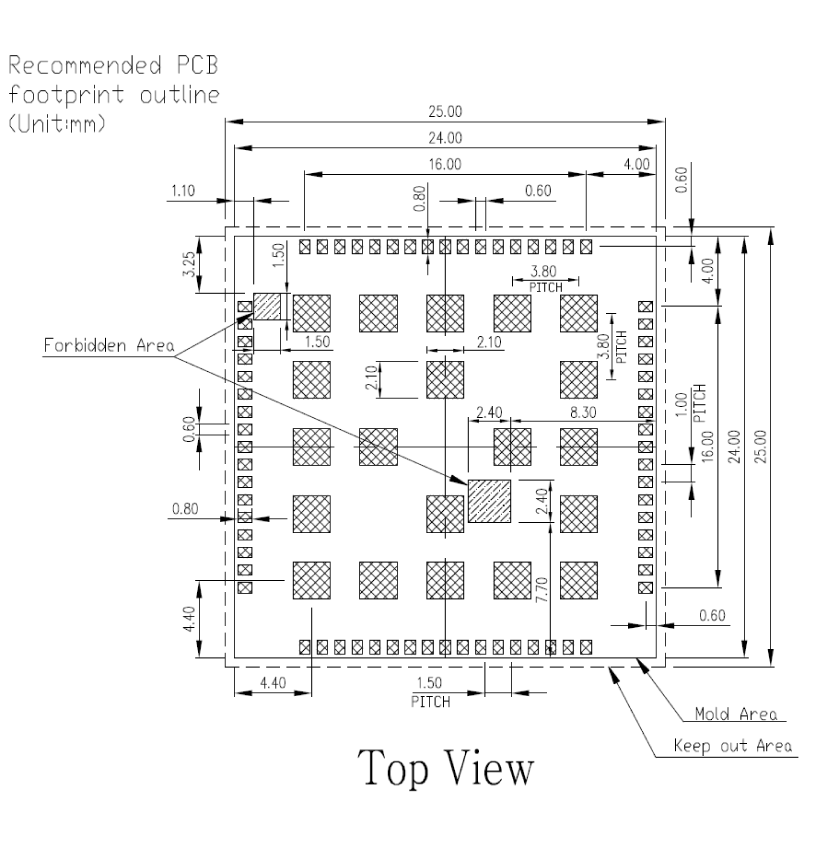
#> input picture ST909B-4G/Datasheet/pdf_render/a7670_p20_fig600.png, 4135 x 4202 px, found by its file name (shown at 1/5 size)
$ python fig4_overlay.py
#> lines starting #> are read from the running program, lines starting #| are printed output that depends on the picture
# Overlay candidate geometries on fig4 render to verify by eye.
from PIL import Image, ImageDraw

im = Image.open(r'D:\Tracker\ST909B-4G\Datasheet\pdf_render\a7670_p20_fig600.png').convert('RGB')
#> im is the input picture: PIL image 4135x4202 RGB; min 0, max 255, mean 243.9
S = (3281.0 - 1171.0) / 24.0
X0, Y0 = 1171.0, 1180.0
def px(x, y): return (X0 + S * (x + 12.0), Y0 + S * (y + 12.0))

d = ImageDraw.Draw(im)
def rect(x0, y0, x1, y1, col, w=6):
    d.rectangle([px(x0, y0), px(x1, y1)], outline=col, width=w)
def circle(cx, cy, r, col, w=6):
    x, y = px(cx, cy)
    rp = r * S
    d.ellipse([x - rp, y - rp, x + rp, y + rp], outline=col, width=w)

# middle forbidden area candidates
rect(1.31, 1.88, 3.72, 4.29, (0, 160, 0))    # candidate A (dims 2.40 / 8.30->edge / 7.70->edge)
rect(0.70, 1.30, 3.10, 3.70, (255, 0, 0))    # candidate B (old estimate)
circle(1.85, 2.45, 0.65, (0, 0, 255))        # fiducial dia1.30 from fig3 (r=0.65)
# TL forbidden area candidate
rect(-10.90, -8.75, -9.40, -7.25, (255, 0, 255))

for name, (mx0, my0, mx1, my1) in {
    'a7670_fig4_mid_ov.png': (-1.0, -0.5, 5.8, 6.0),
    'a7670_fig4_tl_ov.png': (-13.5, -11.0, -7.0, -5.5),
}.items():
    a = px(mx0, my0); b = px(mx1, my1)
    c = im.crop((int(a[0]), int(a[1]), int(b[0]), int(b[1])))
    c = c.resize((int(c.width * 1.6), int(c.height * 1.6)), Image.LANCZOS)
    c.save(r'D:\Tracker\ST909B-4G\Datasheet\pdf_img\crop' + '\\' + name)
    print(name, c.size)
#> this loop made 2 passes
#> pass 1, `c = im.crop((int(a[0]), int(a[1]), int(b[0]), int(b[1])))`:
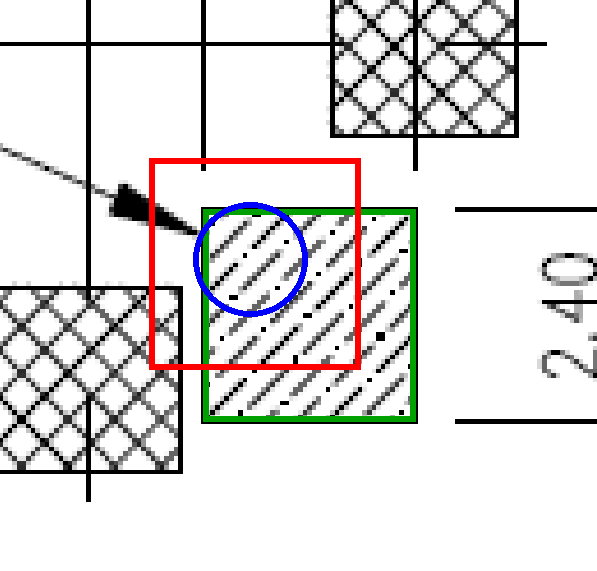
#> c: PIL image 597x571 RGB; mean R, G, B 223.8, 222.3, 221.7
#> pass 1, `c = c.resize((int(c.width * 1.6), int(c.height * 1.6)), Image.LANCZOS)`:
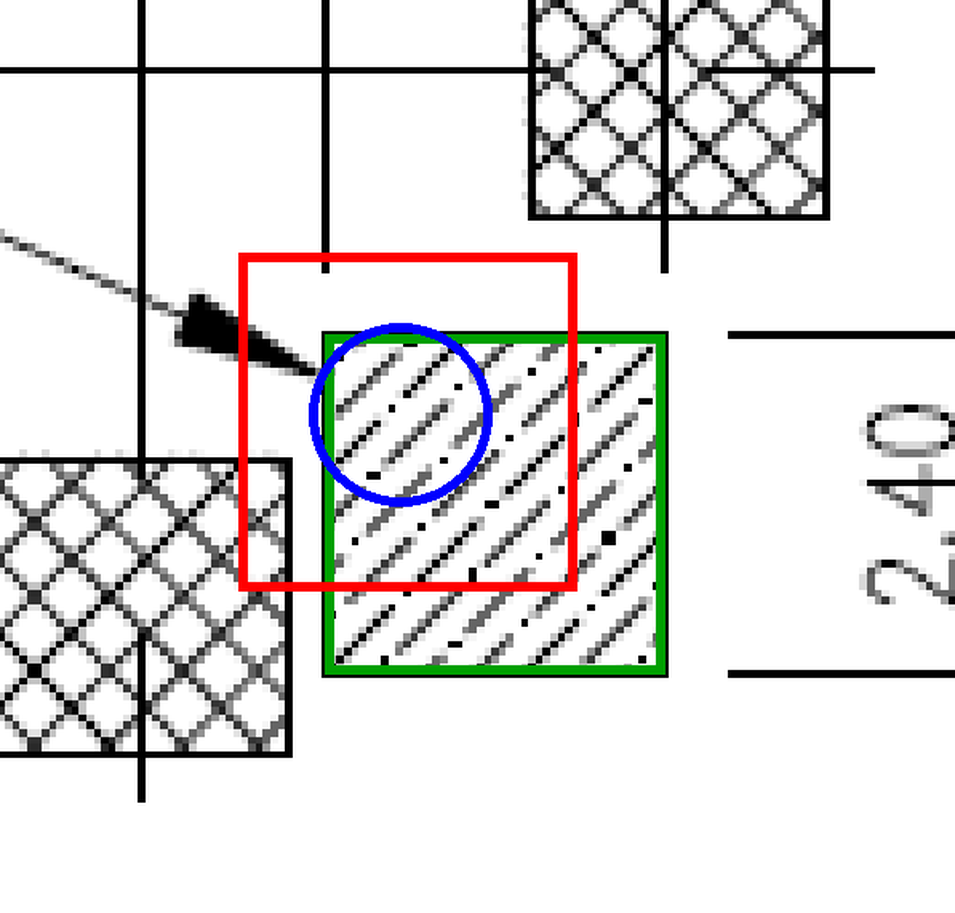
#> c: PIL image 955x913 RGB; mean R, G, B 223.9, 222.4, 221.7
#> pass 2, `c = im.crop((int(a[0]), int(a[1]), int(b[0]), int(b[1])))`:
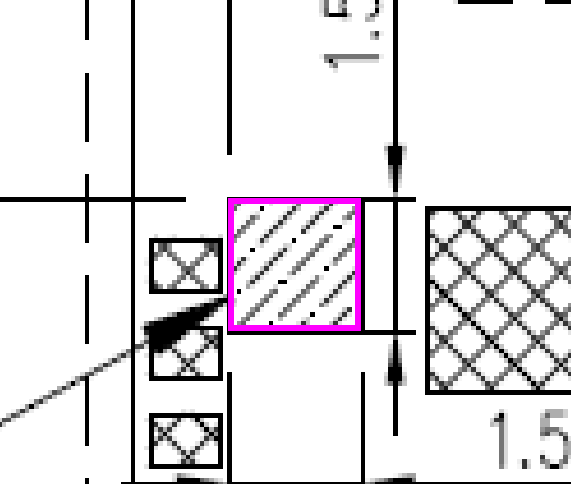
#> c: PIL image 571x484 RGB; mean R, G, B 226.9, 224.1, 226.9
#> pass 2, `c = c.resize((int(c.width * 1.6), int(c.height * 1.6)), Image.LANCZOS)`:
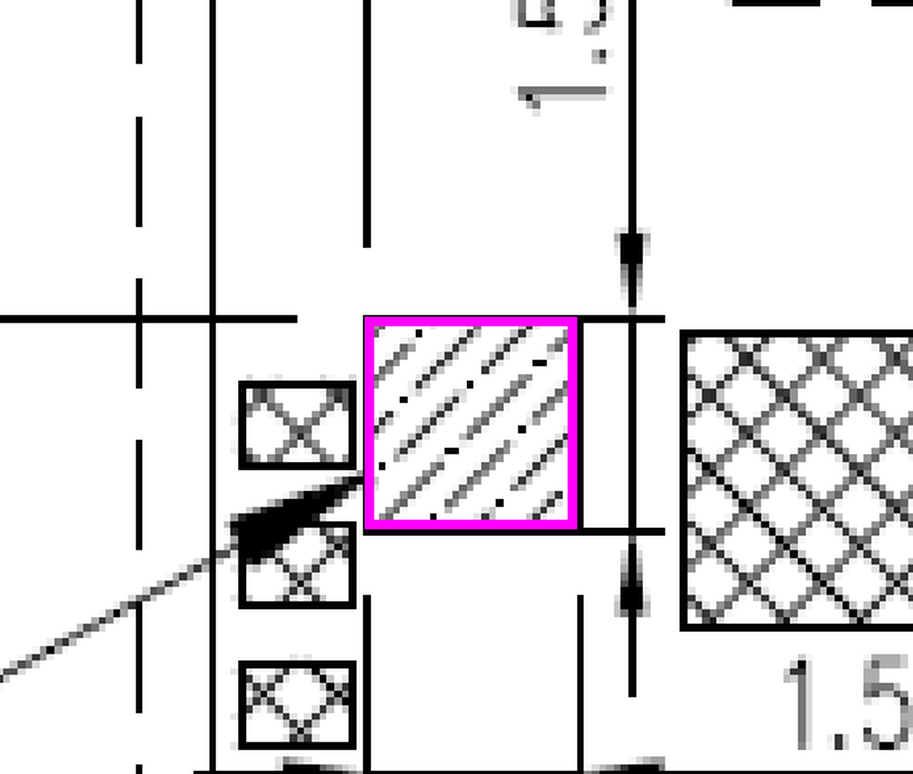
#> c: PIL image 913x774 RGB; mean R, G, B 226.8, 224.1, 226.8

$ run again, with ST909B-4G/Datasheet/pdf_render/a7670_p19_fig600.png copied over ST909B-4G/Datasheet/pdf_render/a7670_p20_fig600.png
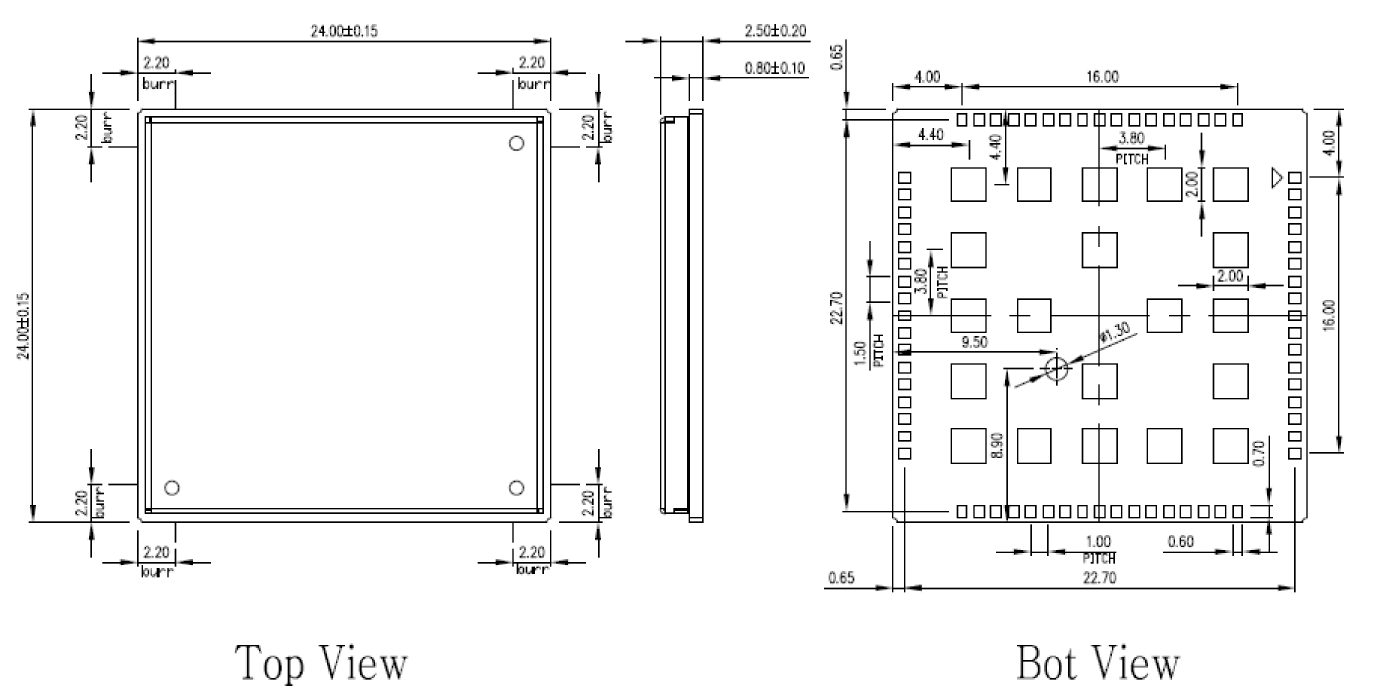
#> input picture ST909B-4G/Datasheet/pdf_render/a7670_p19_fig600.png, 4135 x 2057 px, found by its file name (shown at 1/3 size)
#> im is the input picture: PIL image 4135x2057 RGB; min 0, max 255, mean 243.7
#> the loop `for name, (mx0, my0, mx1, my1) in { 'a7670_fig4_mid_ov.png': (-1.0, -0..` made 2 passes
#> pass 2, `c = im.crop((int(a[0]), int(a[1]), int(b[0]), int(b[1])))`:
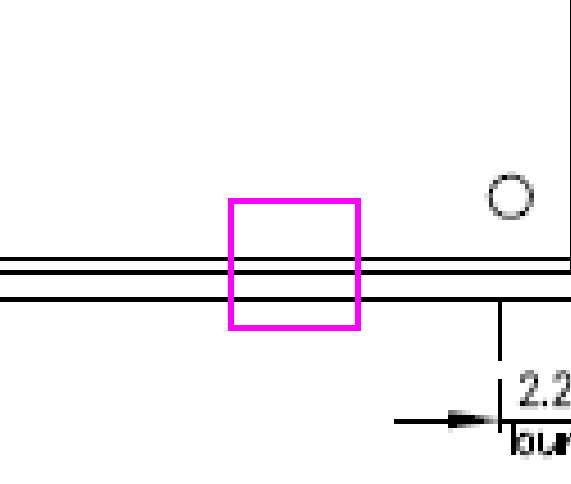
#> c: PIL image 571x484 RGB; mean R, G, B 244.5, 241.7, 244.5
#> pass 2, `c = c.resize((int(c.width * 1.6), int(c.height * 1.6)), Image.LANCZOS)`:
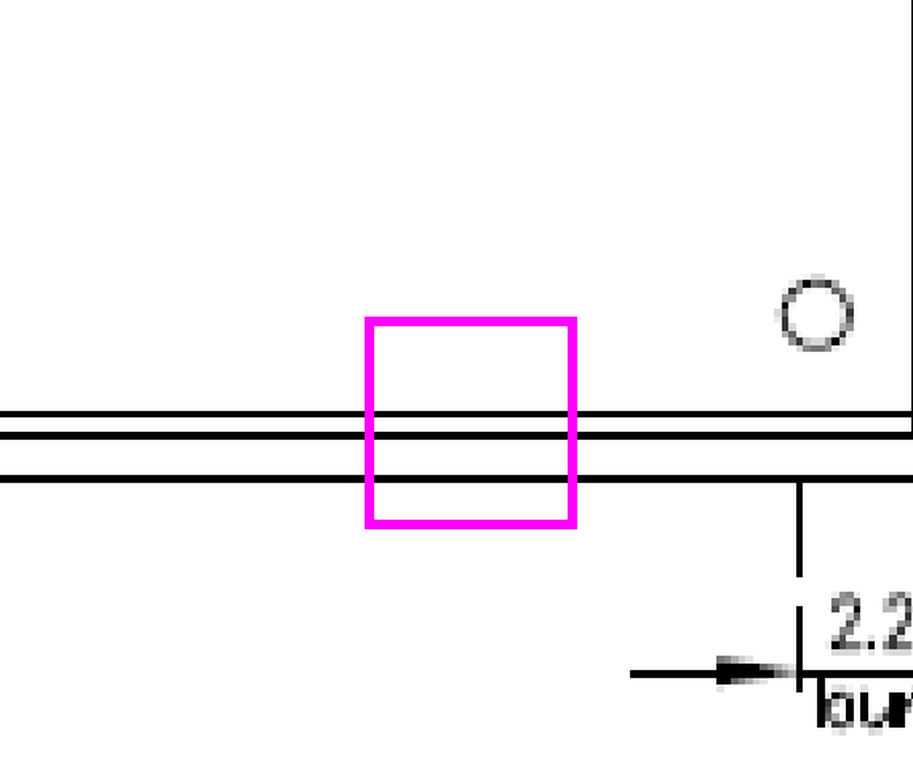
#> c: PIL image 913x774 RGB; mean R, G, B 244.5, 241.7, 244.5

$ run again, with ST909B-4G/Datasheet/pdf_render/a7670_p21_fig600.png copied over ST909B-4G/Datasheet/pdf_render/a7670_p20_fig600.png
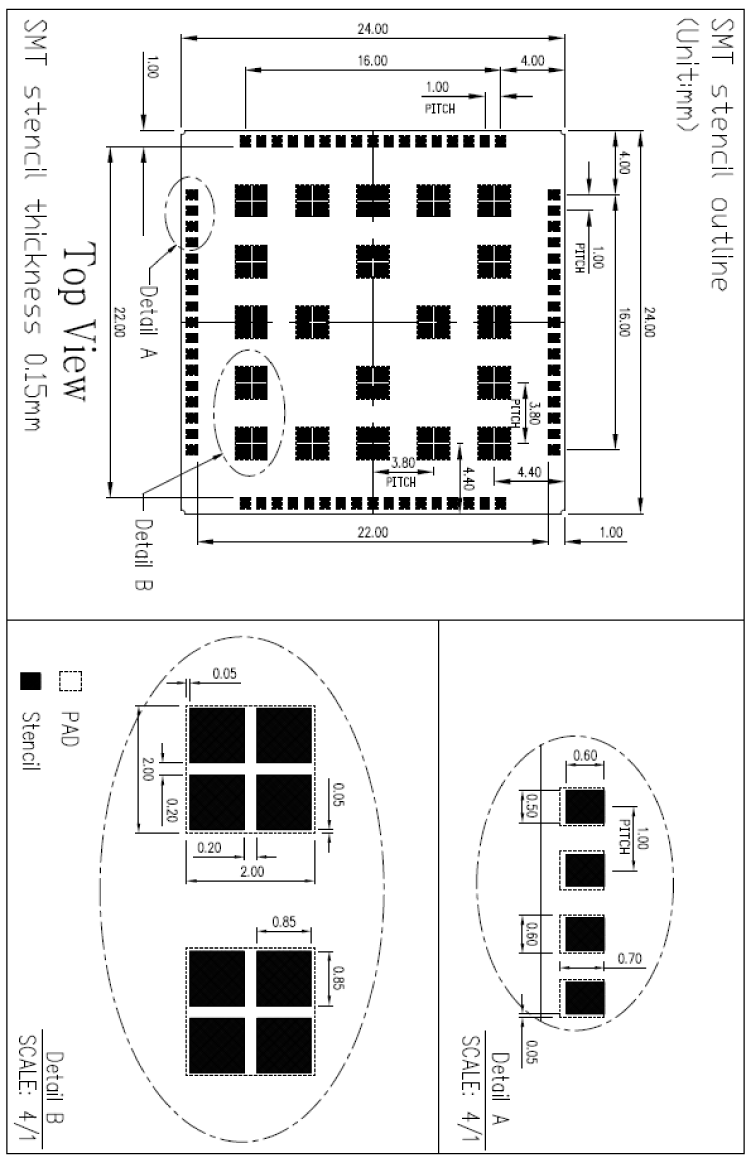
#> input picture ST909B-4G/Datasheet/pdf_render/a7670_p21_fig600.png, 3009 x 4657 px, found by its file name (shown at 1/4 size)
#> im is the input picture: PIL image 3009x4657 RGB; min 0, max 255, mean 229.3
#> the loop `for name, (mx0, my0, mx1, my1) in { 'a7670_fig4_mid_ov.png': (-1.0, -0..` made 2 passes
#> pass 1, `c = im.crop((int(a[0]), int(a[1]), int(b[0]), int(b[1])))`:
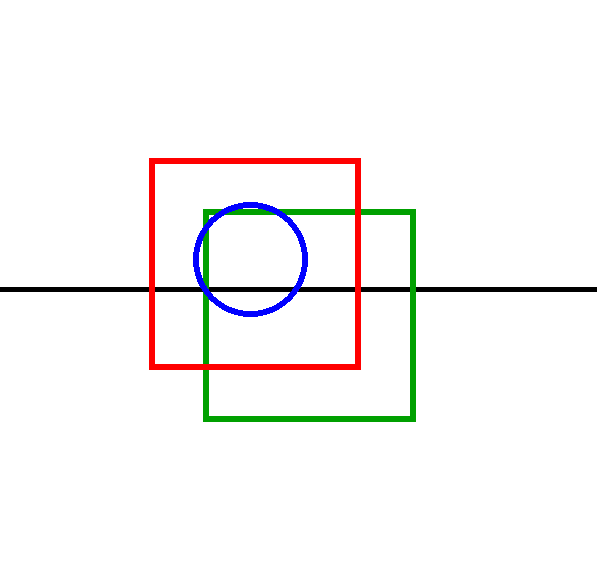
#> c: PIL image 597x571 RGB; mean R, G, B 247.9, 246.4, 245.7
#> pass 2, `c = c.resize((int(c.width * 1.6), int(c.height * 1.6)), Image.LANCZOS)`:
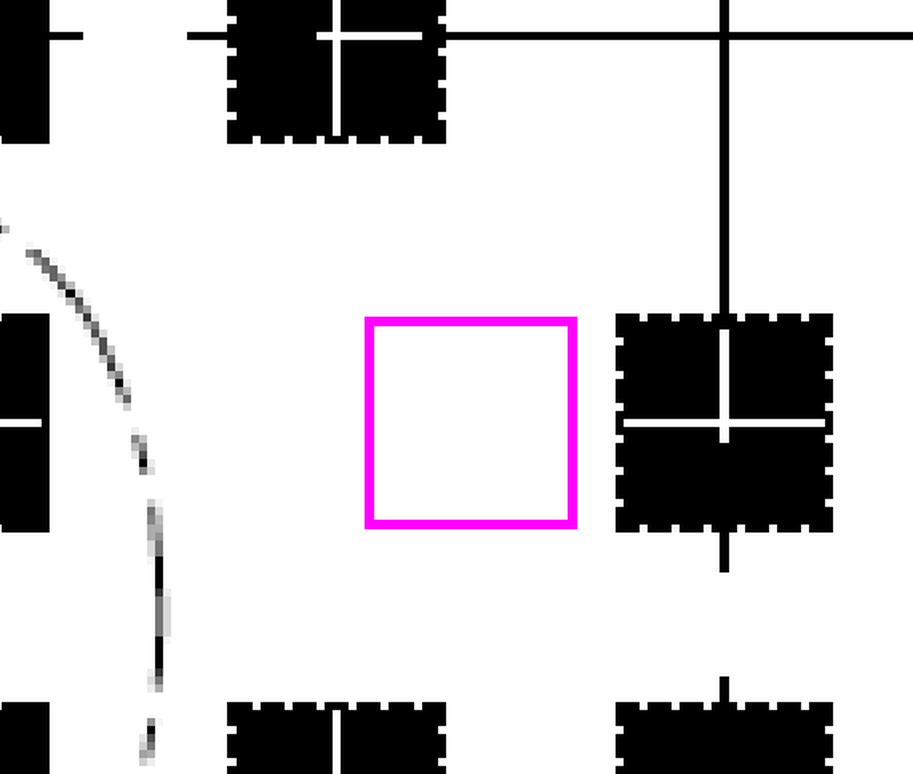
#> c: PIL image 913x774 RGB; mean R, G, B 206.7, 203.9, 206.7
